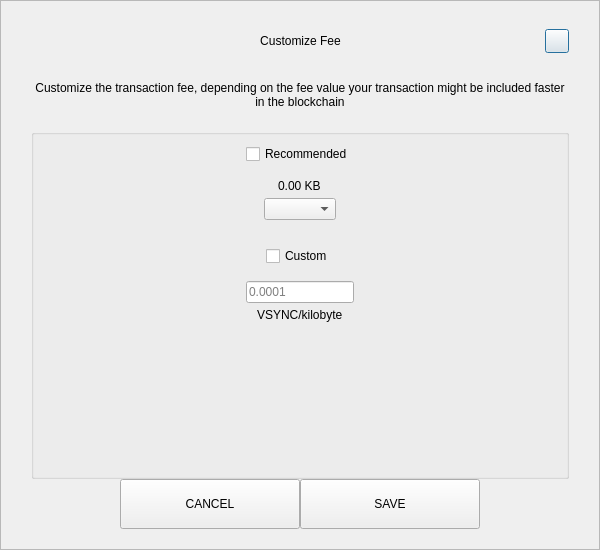
<?xml version="1.0" encoding="UTF-8"?>
<ui version="4.0">
 <class>SendCustomFeeDialog</class>
 <widget class="QDialog" name="SendCustomFeeDialog">
  <property name="geometry">
   <rect>
    <x>0</x>
    <y>0</y>
    <width>600</width>
    <height>550</height>
   </rect>
  </property>
  <property name="windowTitle">
   <string>Form</string>
  </property>
  <layout class="QVBoxLayout" name="verticalLayout_3">
   <property name="spacing">
    <number>0</number>
   </property>
   <property name="leftMargin">
    <number>0</number>
   </property>
   <property name="topMargin">
    <number>0</number>
   </property>
   <property name="rightMargin">
    <number>0</number>
   </property>
   <property name="bottomMargin">
    <number>0</number>
   </property>
   <item>
    <widget class="QFrame" name="frame">
     <property name="styleSheet">
      <string notr="true"/>
     </property>
     <property name="frameShape">
      <enum>QFrame::StyledPanel</enum>
     </property>
     <property name="frameShadow">
      <enum>QFrame::Raised</enum>
     </property>
     <layout class="QVBoxLayout" name="verticalLayout_2">
      <property name="spacing">
       <number>0</number>
      </property>
      <property name="leftMargin">
       <number>30</number>
      </property>
      <property name="topMargin">
       <number>20</number>
      </property>
      <property name="rightMargin">
       <number>30</number>
      </property>
      <property name="bottomMargin">
       <number>20</number>
      </property>
      <item>
       <layout class="QHBoxLayout" name="horizontalLayout_3">
        <property name="spacing">
         <number>0</number>
        </property>
        <item>
         <spacer name="horizontalSpacer_21">
          <property name="orientation">
           <enum>Qt::Horizontal</enum>
          </property>
          <property name="sizeHint" stdset="0">
           <size>
            <width>40</width>
            <height>20</height>
           </size>
          </property>
         </spacer>
        </item>
        <item>
         <widget class="QLabel" name="labelTitle">
          <property name="minimumSize">
           <size>
            <width>0</width>
            <height>40</height>
           </size>
          </property>
          <property name="maximumSize">
           <size>
            <width>16777215</width>
            <height>40</height>
           </size>
          </property>
          <property name="styleSheet">
           <string notr="true">padding-left:24px;</string>
          </property>
          <property name="text">
           <string>Customize Fee</string>
          </property>
          <property name="alignment">
           <set>Qt::AlignCenter</set>
          </property>
          <property name="margin">
           <number>7</number>
          </property>
         </widget>
        </item>
        <item>
         <spacer name="horizontalSpacer">
          <property name="orientation">
           <enum>Qt::Horizontal</enum>
          </property>
          <property name="sizeHint" stdset="0">
           <size>
            <width>40</width>
            <height>20</height>
           </size>
          </property>
         </spacer>
        </item>
        <item>
         <widget class="QPushButton" name="btnEsc">
          <property name="minimumSize">
           <size>
            <width>24</width>
            <height>24</height>
           </size>
          </property>
          <property name="maximumSize">
           <size>
            <width>24</width>
            <height>24</height>
           </size>
          </property>
          <property name="text">
           <string/>
          </property>
         </widget>
        </item>
       </layout>
      </item>
      <item>
       <spacer name="verticalSpacer_2">
        <property name="orientation">
         <enum>Qt::Vertical</enum>
        </property>
        <property name="sizeType">
         <enum>QSizePolicy::Fixed</enum>
        </property>
        <property name="sizeHint" stdset="0">
         <size>
          <width>20</width>
          <height>20</height>
         </size>
        </property>
       </spacer>
      </item>
      <item>
       <widget class="QLabel" name="labelMessage">
        <property name="text">
         <string>Customize the transaction fee, depending on the fee value your transaction might be included faster in the blockchain</string>
        </property>
        <property name="alignment">
         <set>Qt::AlignCenter</set>
        </property>
        <property name="wordWrap">
         <bool>true</bool>
        </property>
       </widget>
      </item>
      <item>
       <spacer name="verticalSpacer_3">
        <property name="orientation">
         <enum>Qt::Vertical</enum>
        </property>
        <property name="sizeType">
         <enum>QSizePolicy::Fixed</enum>
        </property>
        <property name="sizeHint" stdset="0">
         <size>
          <width>20</width>
          <height>20</height>
         </size>
        </property>
       </spacer>
      </item>
      <item>
       <widget class="QGroupBox" name="groupBox">
        <property name="title">
         <string/>
        </property>
        <layout class="QVBoxLayout" name="verticalLayout">
         <property name="leftMargin">
          <number>12</number>
         </property>
         <property name="rightMargin">
          <number>12</number>
         </property>
         <item>
          <layout class="QVBoxLayout" name="verticalLayout_4">
           <property name="spacing">
            <number>5</number>
           </property>
           <item alignment="Qt::AlignHCenter">
            <widget class="QCheckBox" name="checkBoxRecommended">
             <property name="text">
              <string>Recommended</string>
             </property>
            </widget>
           </item>
           <item>
            <spacer name="verticalSpacer_5">
             <property name="orientation">
              <enum>Qt::Vertical</enum>
             </property>
             <property name="sizeType">
              <enum>QSizePolicy::Fixed</enum>
             </property>
             <property name="sizeHint" stdset="0">
              <size>
               <width>20</width>
               <height>10</height>
              </size>
             </property>
            </spacer>
           </item>
           <item alignment="Qt::AlignHCenter">
            <widget class="QLabel" name="labelFee">
             <property name="text">
              <string>0.00 KB</string>
             </property>
            </widget>
           </item>
           <item alignment="Qt::AlignHCenter">
            <widget class="QComboBox" name="comboBoxRecommended"/>
           </item>
          </layout>
         </item>
         <item>
          <spacer name="verticalSpacer">
           <property name="orientation">
            <enum>Qt::Vertical</enum>
           </property>
           <property name="sizeType">
            <enum>QSizePolicy::Fixed</enum>
           </property>
           <property name="sizeHint" stdset="0">
            <size>
             <width>20</width>
             <height>20</height>
            </size>
           </property>
          </spacer>
         </item>
         <item>
          <layout class="QVBoxLayout" name="verticalLayout_5">
           <property name="spacing">
            <number>5</number>
           </property>
           <item alignment="Qt::AlignHCenter">
            <widget class="QCheckBox" name="checkBoxCustom">
             <property name="text">
              <string>Custom</string>
             </property>
            </widget>
           </item>
           <item>
            <spacer name="verticalSpacer_6">
             <property name="orientation">
              <enum>Qt::Vertical</enum>
             </property>
             <property name="sizeType">
              <enum>QSizePolicy::Fixed</enum>
             </property>
             <property name="sizeHint" stdset="0">
              <size>
               <width>20</width>
               <height>10</height>
              </size>
             </property>
            </spacer>
           </item>
           <item alignment="Qt::AlignHCenter">
            <widget class="QLineEdit" name="lineEditCustomFee">
             <property name="placeholderText">
              <string notr="true">0.0001</string>
             </property>
            </widget>
           </item>
           <item alignment="Qt::AlignHCenter">
            <widget class="QLabel" name="labelCustomFee">
             <property name="text">
              <string>VSYNC/kilobyte</string>
             </property>
            </widget>
           </item>
          </layout>
         </item>
         <item>
          <spacer name="verticalSpacer_4">
           <property name="orientation">
            <enum>Qt::Vertical</enum>
           </property>
           <property name="sizeHint" stdset="0">
            <size>
             <width>20</width>
             <height>40</height>
            </size>
           </property>
          </spacer>
         </item>
        </layout>
       </widget>
      </item>
      <item>
       <layout class="QHBoxLayout" name="horizontalLayout" stretch="1,2,2,1">
        <item>
         <spacer name="horizontalSpacer1">
          <property name="orientation">
           <enum>Qt::Horizontal</enum>
          </property>
          <property name="sizeHint" stdset="0">
           <size>
            <width>40</width>
            <height>20</height>
           </size>
          </property>
         </spacer>
        </item>
        <item>
         <widget class="QPushButton" name="btnCancel">
          <property name="minimumSize">
           <size>
            <width>180</width>
            <height>50</height>
           </size>
          </property>
          <property name="focusPolicy">
           <enum>Qt::NoFocus</enum>
          </property>
          <property name="text">
           <string>CANCEL</string>
          </property>
         </widget>
        </item>
        <item>
         <widget class="QPushButton" name="btnSave">
          <property name="minimumSize">
           <size>
            <width>180</width>
            <height>50</height>
           </size>
          </property>
          <property name="focusPolicy">
           <enum>Qt::NoFocus</enum>
          </property>
          <property name="text">
           <string>SAVE</string>
          </property>
         </widget>
        </item>
        <item>
         <spacer name="horizontalSpacer_2">
          <property name="orientation">
           <enum>Qt::Horizontal</enum>
          </property>
          <property name="sizeHint" stdset="0">
           <size>
            <width>40</width>
            <height>20</height>
           </size>
          </property>
         </spacer>
        </item>
       </layout>
      </item>
     </layout>
    </widget>
   </item>
  </layout>
 </widget>
 <resources/>
 <connections/>
</ui>
